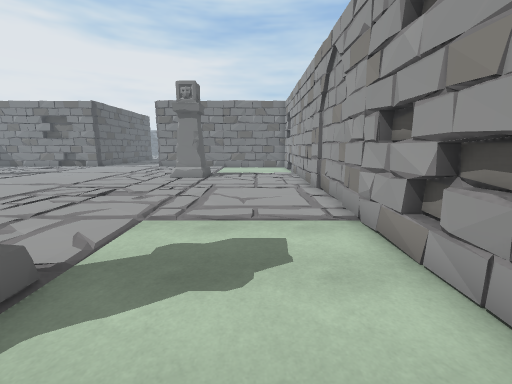
view 1 (above)

17 first-person views from a walk through a 3-D level made in the Unity game engine. The camera is 1.5 m above the floor, tilts 10° down and sees 90° across. The floor is counted in squares, 1 m on a side. Each view is taken from the middle of a square. On the plan, view 1 faces up. The plan holds only what a view shows up to about 13 squares ahead; the rest is blank. The place goes on beyond the plan. Some surface patterns are stand-ins.

view 2
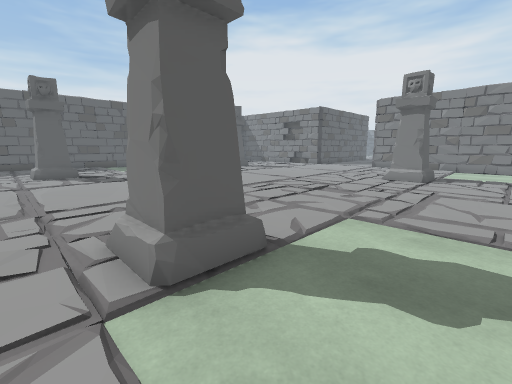

view 3
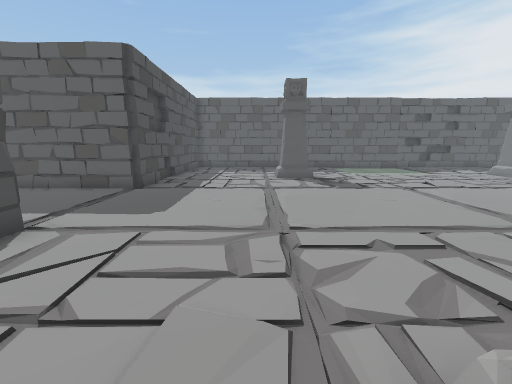

view 4
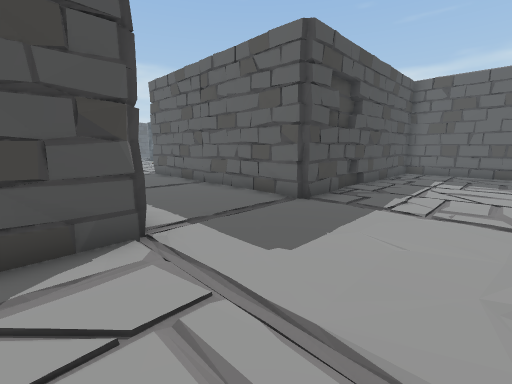

view 5
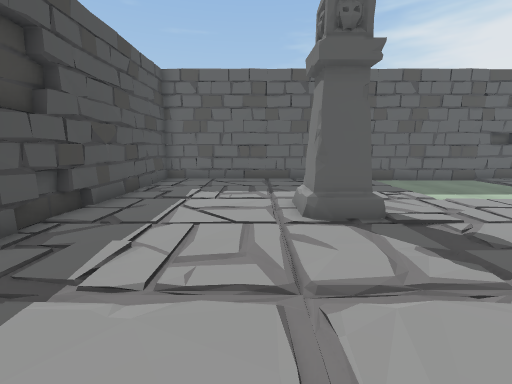

view 6
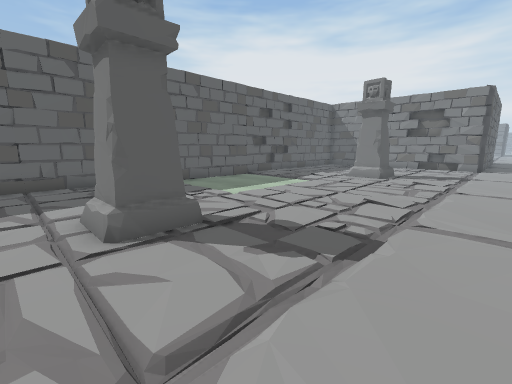

view 7
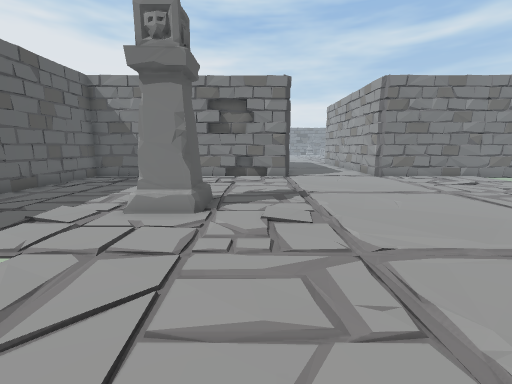

view 8
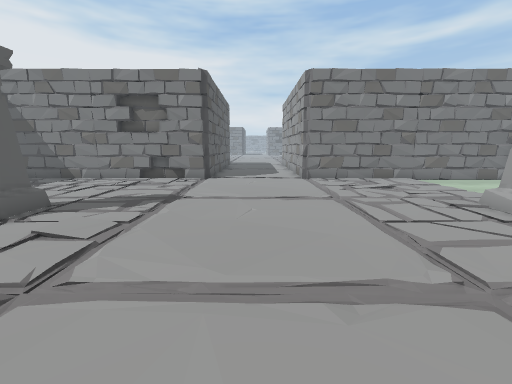

view 9
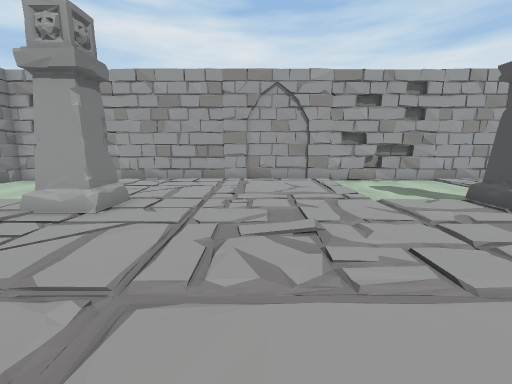

view 10
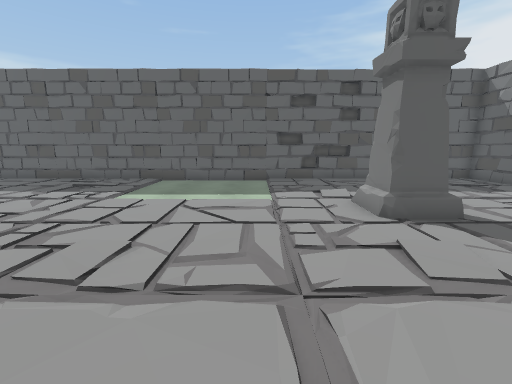

view 11
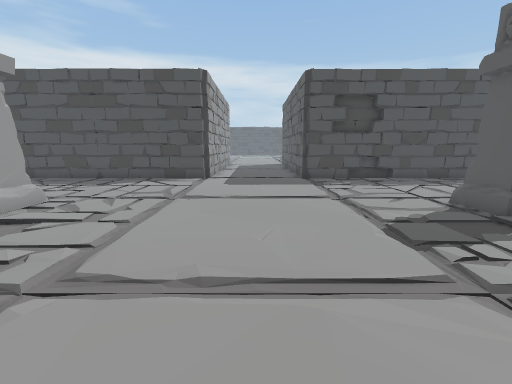

view 12
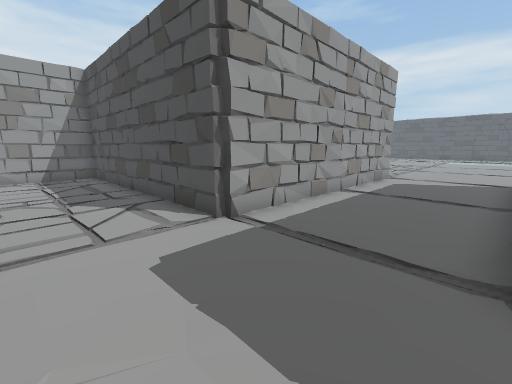

view 13
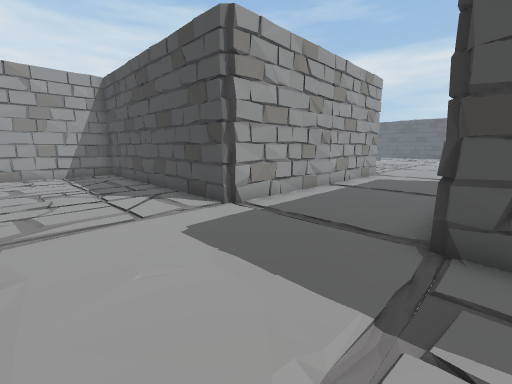

view 14
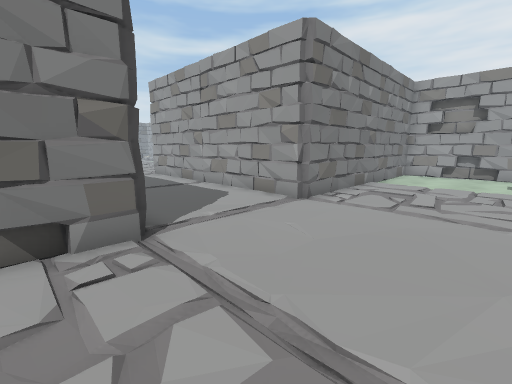

view 15
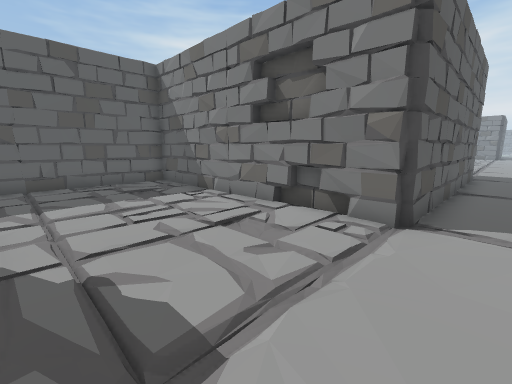

view 16
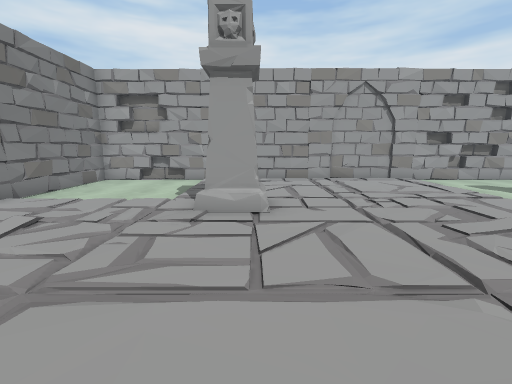

view 17
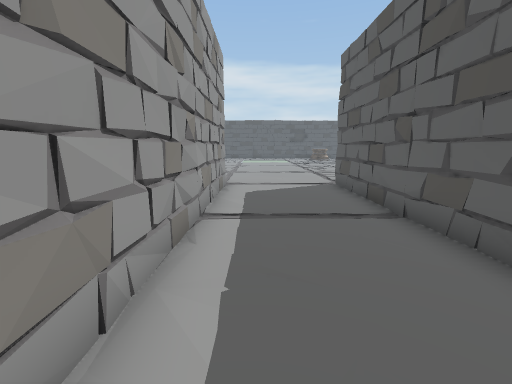

### Floor plan
Key: @ floor where view 1 was taken; # wall or solid block; . floor; / step, stairs or slope; O other object.
Columns run from 23 left of view 1 to 3 right of it. Each row starts with its distance up from view 1.
 23            #   #
 22            #...#
 21  ###########...## ########
 20 ##..............###...##.#
 19 #........................##
 18 ##./..../........./......##
 17  #........................#
 16  #.......................##
 15 ##.......................#
 14 #.....OO...........OO....#
 13 #.....OO...........OO....#
 12 #........................#
 11 #........................#
 10 #........................##
  9 #.........................#
  8 ##................/.......#
  7 ##.......................##
  6 #........................#
  5 #........................##
  4 #.........................#
  3 ##./..///.........///.....#
  2  #....OO...........OO.....#
  1  #....OO...........OO....##
  0 ##.....................@.#
 -1 #........................#
 -2 #........................#
 -3 #........................#
 -4 #.#######.##....###.####.#
 -5 ###    #####....# ###  ###
 -6           #.....#
 -7           #.....#
 -8           #.....#
 -9           #....##
-10           #....##
-11           #.....#
-12           #.....#
-13           #.....#
-14           #....##
-15           #....#
-16           ......

Positions as (right, up) in squares from view 1, and headings:
1: (0, 0), facing up
2: (0, 0), facing up-left
3: (-3, 0), facing left
4: (-6, 0), facing down-left
5: (-10, 0), facing left
6: (-11, 0), facing up-left
7: (-14, 7), facing up
8: (-10, 8), facing up
9: (-10, 9), facing right
10: (-10, 10), facing left
11: (-10, 8), facing down
12: (-12, -1), facing down-right
13: (-13, 0), facing down-right
14: (-14, 16), facing up-right
15: (-11, 15), facing up-left
16: (-10, 13), facing right
17: (-9, -4), facing down
